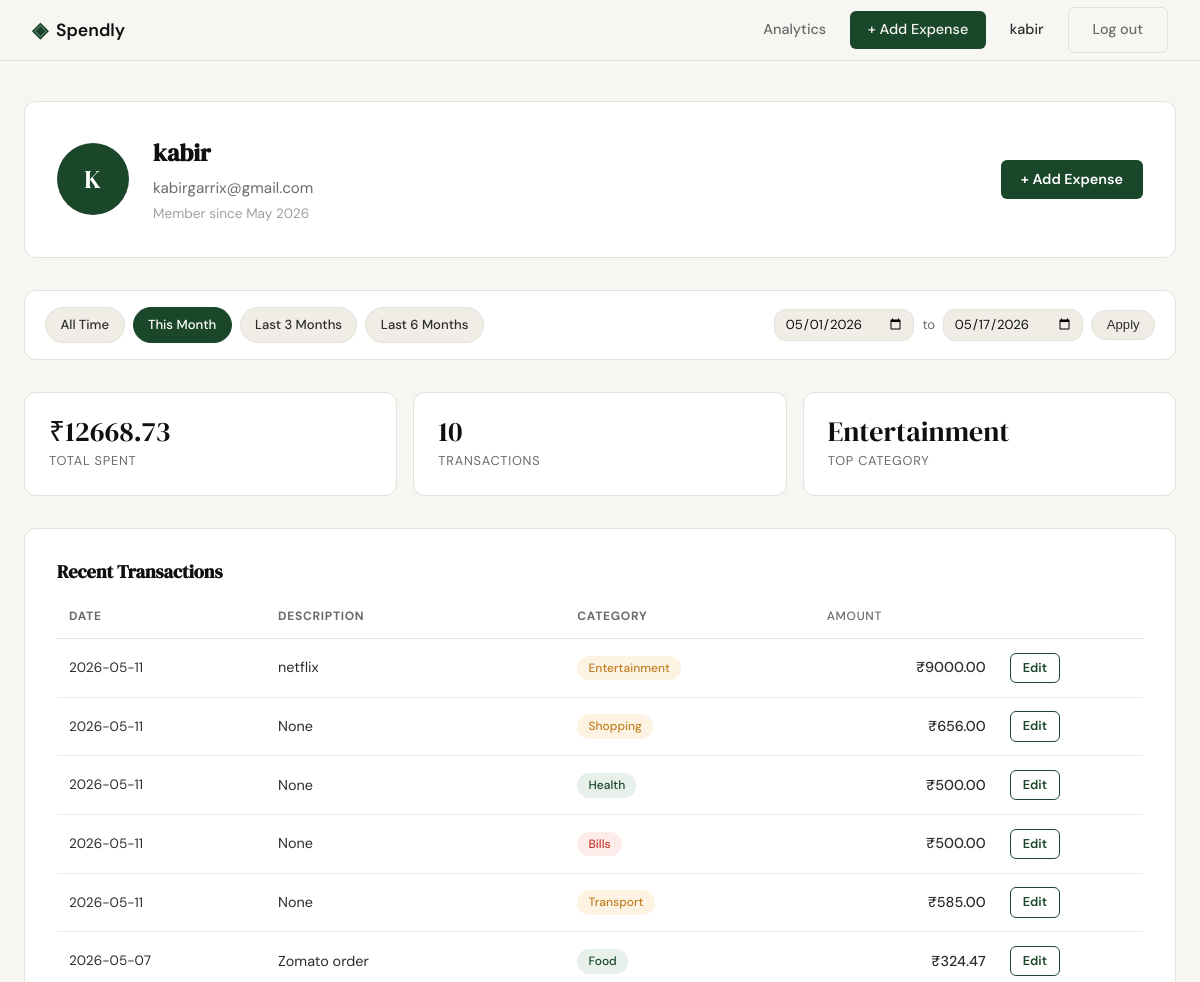
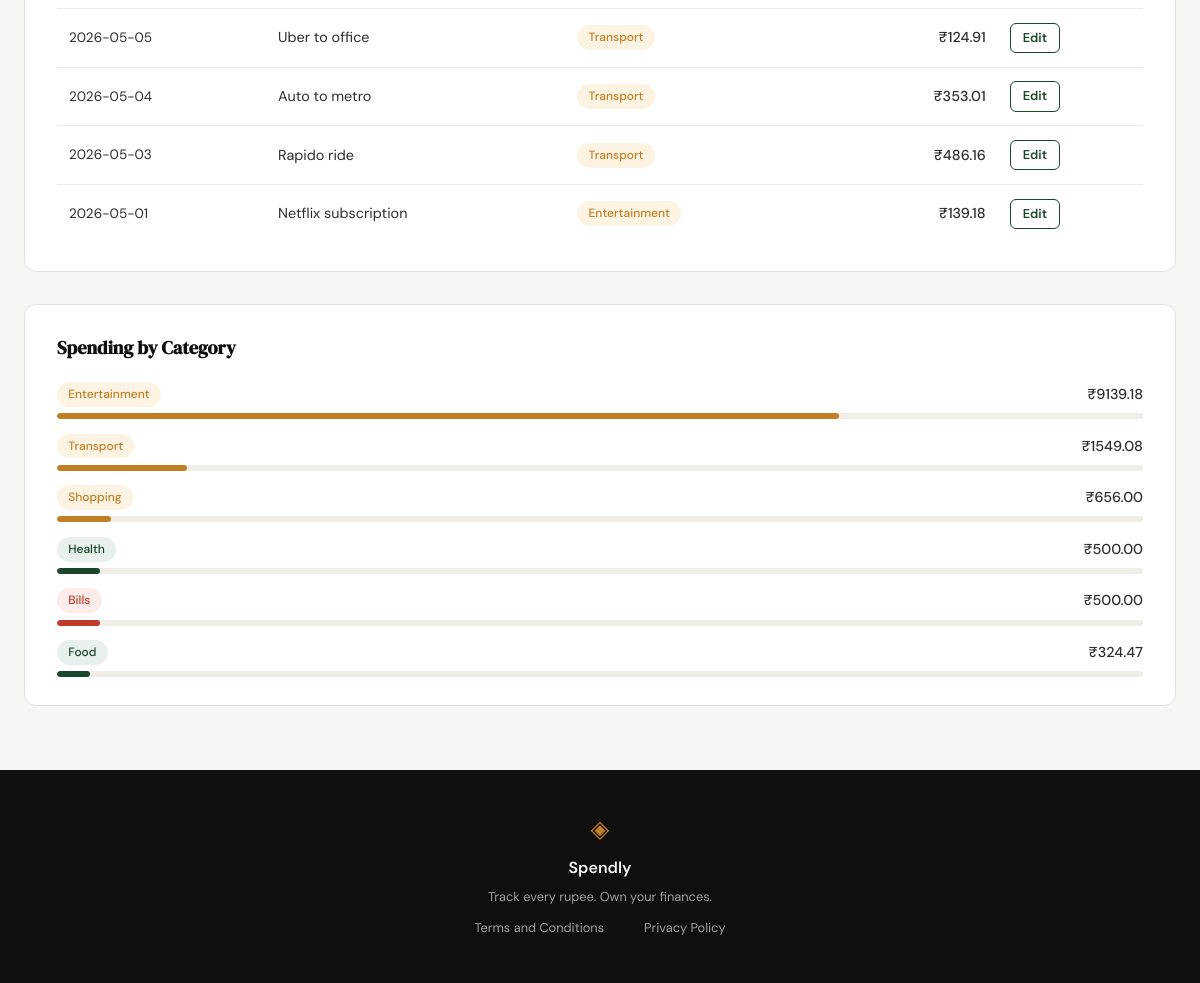
/profile?date_from=2026-05-01&date_to=2026-05-17 (signed in), run on the app's committed database (2 pictures, top to bottom).
### tables this page shows
CREATE TABLE users (
            id            INTEGER PRIMARY KEY AUTOINCREMENT,
            name          TEXT    NOT NULL,
            email         TEXT    UNIQUE NOT NULL,
            password_hash TEXT    NOT NULL,
            created_at    TEXT    DEFAULT (datetime('now'))
        );

CREATE TABLE expenses (
            id          INTEGER PRIMARY KEY AUTOINCREMENT,
            user_id     INTEGER NOT NULL REFERENCES users(id),
            amount      REAL    NOT NULL,
            category    TEXT    NOT NULL,
            date        TEXT    NOT NULL,
            description TEXT,
            created_at  TEXT    DEFAULT (datetime('now'))
        );

### app.py (the view)
@app.route("/profile")
def profile():
    if not session.get("user_id"):
        return redirect(url_for("login"))
    name = session.get("user_name", "")
    initials = "".join(part[0].upper() for part in name.split() if part)[:2]
    db_user = get_user_by_id(session["user_id"])
    user = {
        "name": name,
        "email": session.get("user_email", ""),
        "member_since": db_user["member_since"] if db_user else "",
        "initials": initials,
    }
    raw_from = request.args.get("date_from", "").strip()
    raw_to = request.args.get("date_to", "").strip()
    date_from = date_to = None
    try:
        if raw_from:
            datetime.datetime.strptime(raw_from, "%Y-%m-%d")
            date_from = raw_from
        if raw_to:
            datetime.datetime.strptime(raw_to, "%Y-%m-%d")
            date_to = raw_to
    except ValueError:
        date_from = date_to = None
    if date_from and date_to and date_from > date_to:
        flash("Start date must be before end date.")
        date_from = date_to = None
    today = datetime.date.today()
    presets = {
        "this_month": (today.replace(day=1).isoformat(), today.isoformat()),
        "last_3_months": (
            (today - datetime.timedelta(days=90)).isoformat(),
            today.isoformat(),
        ),
        "last_6_months": (
            (today - datetime.timedelta(days=180)).isoformat(),
            today.isoformat(),
        ),
    }
    active_preset = "all_time"
    if date_from and date_to:
        active_preset = "custom"
        for preset_key, (pf, pt) in presets.items():
            if date_from == pf and date_to == pt:
                active_preset = preset_key
                break
    stats = get_summary_stats(session["user_id"], date_from, date_to)
    transactions = get_recent_transactions(
        session["user_id"], date_from=date_from, date_to=date_to
    )
    categories = get_category_breakdown(session["user_id"], date_from, date_to)
    return render_template(
        "profile.html",
        user=user,
        stats=stats,
        transactions=transactions,
        categories=categories,
        date_from=date_from,
        date_to=date_to,
        presets=presets,
        active_preset=active_preset,
    )

### database/db.py (called while the page is built)
def get_db():
    if "db" not in g:
        db_path = current_app.config.get("DATABASE", "spendly.db")
        g.db = sqlite3.connect(db_path)
        g.db.row_factory = sqlite3.Row
        g.db.execute("PRAGMA foreign_keys = ON")
    return g.db

### database/queries.py (called while the page is built)
def get_user_by_id(user_id):
    row = get_db().execute("SELECT * FROM users WHERE id = ?", (user_id,)).fetchone()
    if row is None:
        return None
    try:
        member_since = datetime.strptime(row["created_at"][:10], "%Y-%m-%d").strftime(
            "%B %Y"
        )
    except (ValueError, TypeError):
        member_since = row["created_at"]
    return {"name": row["name"], "email": row["email"], "member_since": member_since}

def get_recent_transactions(user_id, limit=10, date_from=None, date_to=None):
    use_date = date_from and date_to
    date_clause = " AND date BETWEEN ? AND ?" if use_date else ""
    params = [user_id] + ([date_from, date_to] if use_date else []) + [limit]
    rows = (
        get_db()
        .execute(
            "SELECT id, date, description, category, amount FROM expenses "
            "WHERE user_id = ?" + date_clause + " ORDER BY date DESC LIMIT ?",
            params,
        )
        .fetchall()
    )
    return [dict(r) for r in rows]

def get_summary_stats(user_id, date_from=None, date_to=None):
    db = get_db()
    use_date = date_from and date_to
    date_clause = " AND date BETWEEN ? AND ?" if use_date else ""
    params = (user_id, date_from, date_to) if use_date else (user_id,)
    row = db.execute(
        "SELECT COALESCE(SUM(amount), 0) AS total_spent, COUNT(*) AS transaction_count "
        "FROM expenses WHERE user_id = ?" + date_clause,
        params,
    ).fetchone()
    top = db.execute(
        "SELECT category FROM expenses WHERE user_id = ?"
        + date_clause
        + " GROUP BY category ORDER BY SUM(amount) DESC LIMIT 1",
        params,
    ).fetchone()
    return {
        "total_spent": row["total_spent"],
        "transaction_count": row["transaction_count"],
        "top_category": top["category"] if top else "—",
    }

### templates/profile.html (shortened to what this page needs)
{% extends "base.html" %}
{% block head %}
    <link rel="stylesheet" href="{{ url_for('static', filename='css/profile.css') }}">
{% endblock %}
{% block content %}
<div class="profile-container">
    <div class="profile-header">
        <div class="avatar">{{ user.initials }}</div>
        <div class="profile-meta">
            <h1 class="profile-name">{{ user.name }}</h1>
            <p class="profile-email">{{ user.email }}</p>
            <p class="profile-since">Member since {{ user.member_since }}</p>
        </div>
        <a href="{{ url_for('add_expense') }}" class="btn-add-expense profile-add-btn">+ Add Expense</a>
    </div>
    <div class="filter-bar">
        <div class="filter-presets">
            <a href="{{ url_for('profile') }}"
               class="filter-btn{% if active_preset == 'all_time' %} filter-btn--active{% endif %}">All Time</a>
            <a href="{{ url_for('profile', date_from=presets.this_month[0], date_to=presets.this_month[1]) }}"
               class="filter-btn{% if active_preset == 'this_month' %} filter-btn--active{% endif %}">This Month</a>
            <a href="{{ url_for('profile', date_from=presets.last_3_months[0], date_to=presets.last_3_months[1]) }}"
               class="filter-btn{% if active_preset == 'last_3_months' %} filter-btn--active{% endif %}">Last 3 Months</a>
            <a href="{{ url_for('profile', date_from=presets.last_6_months[0], date_to=presets.last_6_months[1]) }}"
               class="filter-btn{% if active_preset == 'last_6_months' %} filter-btn--active{% endif %}">Last 6 Months</a>
        </div>
        <form class="filter-custom" method="get" action="{{ url_for('profile') }}">
            <input type="date" name="date_from" value="{{ date_from or '' }}">
            <span class="filter-sep">to</span>
            <input type="date" name="date_to" value="{{ date_to or '' }}">
            <button type="submit" class="filter-btn">Apply</button>
        </form>
    </div>
    <div class="stats-row">
        <div class="stat-card">
            <span class="stat-value">₹{{ "%.2f"|format(stats.total_spent) }}</span>
            <span class="stat-label">Total Spent</span>
        </div>
        <div class="stat-card">
            <span class="stat-value">{{ stats.transaction_count }}</span>
            <span class="stat-label">Transactions</span>
        </div>
        <div class="stat-card">
            <span class="stat-value">{{ stats.top_category }}</span>
            <span class="stat-label">Top Category</span>
        </div>
    </div>
    <section class="profile-section">
        <h2 class="section-title">Recent Transactions</h2>
        <div class="table-wrapper">
            <table class="transactions-table">
                <thead>
                    <tr>
                        <th>Date</th>
                        <th>Description</th>
                        <th>Category</th>
                        <th class="col-amount">Amount</th>
                        <th></th>
                    </tr>
                </thead>
                <tbody>
                    {% if transactions %}
                    {% for tx in transactions %}
                    <tr>
                        <td class="col-date">{{ tx.date }}</td>
                        <td>{{ tx.description }}</td>
                        <td><span class="badge badge-{{ tx.category|lower }}">{{ tx.category }}</span></td>
                        <td class="col-amount">₹{{ "%.2f"|format(tx.amount) }}</td>
                        <td><a href="{{ url_for('edit_expense', id=tx.id) }}" class="btn-edit">Edit</a></td>
                    </tr>
                    {% endfor %}
                    {% else %}
                    <tr><td colspan="5" class="empty-state">No transactions found for this period.</td></tr>
                    {% endif %}
                </tbody>
            </table>
        </div>
    </section>
    <section class="profile-section">
        <h2 class="section-title">Spending by Category</h2>
        {% if categories %}
        <ul class="category-list">
            {% for cat in categories %}
            <li class="category-row">
                <div class="category-info">
                    <span class="badge badge-{{ cat.name|lower }}">{{ cat.name }}</span>
                    <span class="category-total">₹{{ "%.2f"|format(cat.total) }}</span>
                </div>
                <div class="progress-bar-track">
                    <div class="progress-bar-fill badge-{{ cat.name|lower }}" style="--pct: {{ cat.percentage }}%"></div>
                </div>
            </li>
            {% endfor %}
        </ul>
        {% else %}
        <p class="empty-state">No spending data for this period.</p>
        {% endif %}
    </section>
</div>
{% endblock %}

### templates/base.html (shortened to what this page needs)
<!DOCTYPE html>
<html lang="en">
<head>
    <link rel="stylesheet" href="{{ url_for('static', filename='css/style.css') }}">
    {% block head %}{% endblock %}
</head>
<body>
    <nav class="navbar">
        <div class="nav-inner">
            <a href="{{ url_for('landing') }}" class="nav-brand">
                <span class="brand-icon">◈</span>
                <span class="brand-name">Spendly</span>
            </a>
            <div class="nav-links">
                {% if session.get("user_id") %}
                    <a href="{{ url_for('analytics') }}" class="{% if request.endpoint == 'analytics' %}nav-active{% endif %}">Analytics</a>
                    <a href="{{ url_for('add_expense') }}" class="nav-add-btn">+ Add Expense</a>
                    <span class="nav-username">{{ session.get("user_name") }}</span>
                    <a href="{{ url_for('logout') }}" class="btn-ghost">Log out</a>
                {% else %}
                    <a href="{{ url_for('login') }}">Sign in</a>
                    <a href="{{ url_for('register') }}" class="nav-cta">Get started</a>
                {% endif %}
            </div>
        </div>
    </nav>
    <main class="main-content">
        {% block content %}{% endblock %}
    </main>
    <footer class="footer">
        <div class="footer-inner">
            <span class="brand-icon">◈</span>
            <span class="footer-name">Spendly</span>
            <p class="footer-copy">Track every rupee. Own your finances.</p>
            <div class="footer-links">
                <a href="/terms">Terms and Conditions</a><br>
                <a href="/privacy">Privacy Policy</a>
            </div>
        </div>
    </footer>
</body>
</html>

### static/css/style.css (style rules this page uses)
:root { --ink: #0f0f0f; --ink-soft: #2d2d2d; --ink-muted: #6b6b6b; --ink-faint: #a0a0a0; --paper: #f7f6f3; --paper-warm: #f0ede6; --paper-card: #ffffff; --accent: #1a472a; --accent-light: #e8f0eb; --accent-2: #c17f24; --accent-2-light: #fdf3e3; --danger: #c0392b; --danger-light: #fdecea; --border: #e4e1da; --border-soft: #eeebe4; --font-display: 'DM Serif Display', Georgia, serif; --font-body: 'DM Sans', system-ui, sans-serif; --max-width: 1200px; --auth-width: 440px; --radius-sm: 6px; --radius-md: 12px; --radius-lg: 20px; }
*, *::before, *::after { box-sizing: border-box; margin: 0; padding: 0; }
html { font-size: 16px; scroll-behavior: smooth; }
body { background: var(--paper); color: var(--ink); font-family: var(--font-body); font-size: 1rem; line-height: 1.6; -webkit-font-smoothing: antialiased; }
a { color: inherit; text-decoration: none; }
.navbar { position: sticky; top: 0; z-index: 100; background: var(--paper); border-bottom: 1px solid var(--border); padding: 0 2rem; }
.nav-inner { max-width: var(--max-width); margin: 0 auto; height: 60px; display: flex; align-items: center; justify-content: space-between; }
.nav-brand { display: flex; align-items: center; gap: 0.5rem; font-family: var(--font-body); font-weight: 600; font-size: 1.1rem; color: var(--ink); }
.brand-icon { color: var(--accent); font-size: 1.3rem; }
.brand-name { color: var(--ink); }
.nav-links { display: flex; align-items: center; gap: 1.5rem; font-size: 0.9rem; font-weight: 500; }
.nav-links a { color: var(--ink-muted); transition: color 0.2s; }
.main-content { min-height: calc(100vh - 60px - 100px); }
.btn-ghost { display: inline-block; background: transparent; color: var(--ink-soft); padding: 0.65rem 1.5rem; border-radius: var(--radius-sm); font-size: 0.9rem; font-weight: 500; border: 1px solid var(--border); transition: all 0.2s; text-decoration: none; }
.footer { background: var(--ink); color: var(--paper); padding: 2.5rem 2rem; text-align: center; }
.footer-inner { display: flex; flex-direction: column; align-items: center; gap: 0.4rem; }
.footer .brand-icon { color: var(--accent-2); font-size: 1.5rem; }
.footer-name { font-weight: 600; font-size: 1rem; }
.footer-copy { font-size: 0.8rem; color: var(--ink-faint); }
.footer-links { display: flex; gap: 1.25rem; margin-top: 0.25rem; }
.footer-links a { font-size: 0.8rem; color: var(--ink-faint); transition: color 0.2s; }
.nav-add-btn { background: var(--accent) !important; color: var(--paper) !important; padding: 0.45rem 1.1rem; border-radius: var(--radius-sm); transition: background 0.2s !important; }

### data on the page
users: get "kabir", name "kabir", email "kabirgarrix@gmail.com"
expenses: date "2026-05-11", description "netflix", category "Entertainment", amount "9000.00"
expenses: date "2026-05-11", description "None", category "Shopping", amount "656.00", name "Shopping", total "656.00", {{ cat.percentage }} 5 (drawn)
expenses: date "2026-05-11", description "None", category "Health", amount "500.00", name "Health", total "500.00", {{ cat.percentage }} 4 (drawn)
expenses: date "2026-05-11", description "None", category "Bills", amount "500.00", name "Bills", total "500.00", {{ cat.percentage }} 4 (drawn)
expenses: date "2026-05-11", description "None", category "Transport", amount "585.00"
expenses: date "2026-05-07", description "Zomato order", category "Food", amount "324.47", name "Food", total "324.47", {{ cat.percentage }} 3 (drawn)
expenses: date "2026-05-05", description "Uber to office", category "Transport", amount "124.91"
expenses: date "2026-05-04", description "Auto to metro", category "Transport", amount "353.01"
expenses: date "2026-05-03", description "Rapido ride", category "Transport", amount "486.16"
expenses: date "2026-05-01", description "Netflix subscription", category "Entertainment", amount "139.18"

### other printed values
{{ user.initials }} "K"
{{ user.member_since }} "May 2026"
{{ "%.2f"|format(stats.total_spent) }} "12668.73"
{{ stats.transaction_count }} "10"
{{ stats.top_category }} "Entertainment"
{{ cat.name }} "Entertainment" "Transport"
{{ "%.2f"|format(cat.total) }} "9139.18" "1549.08"
